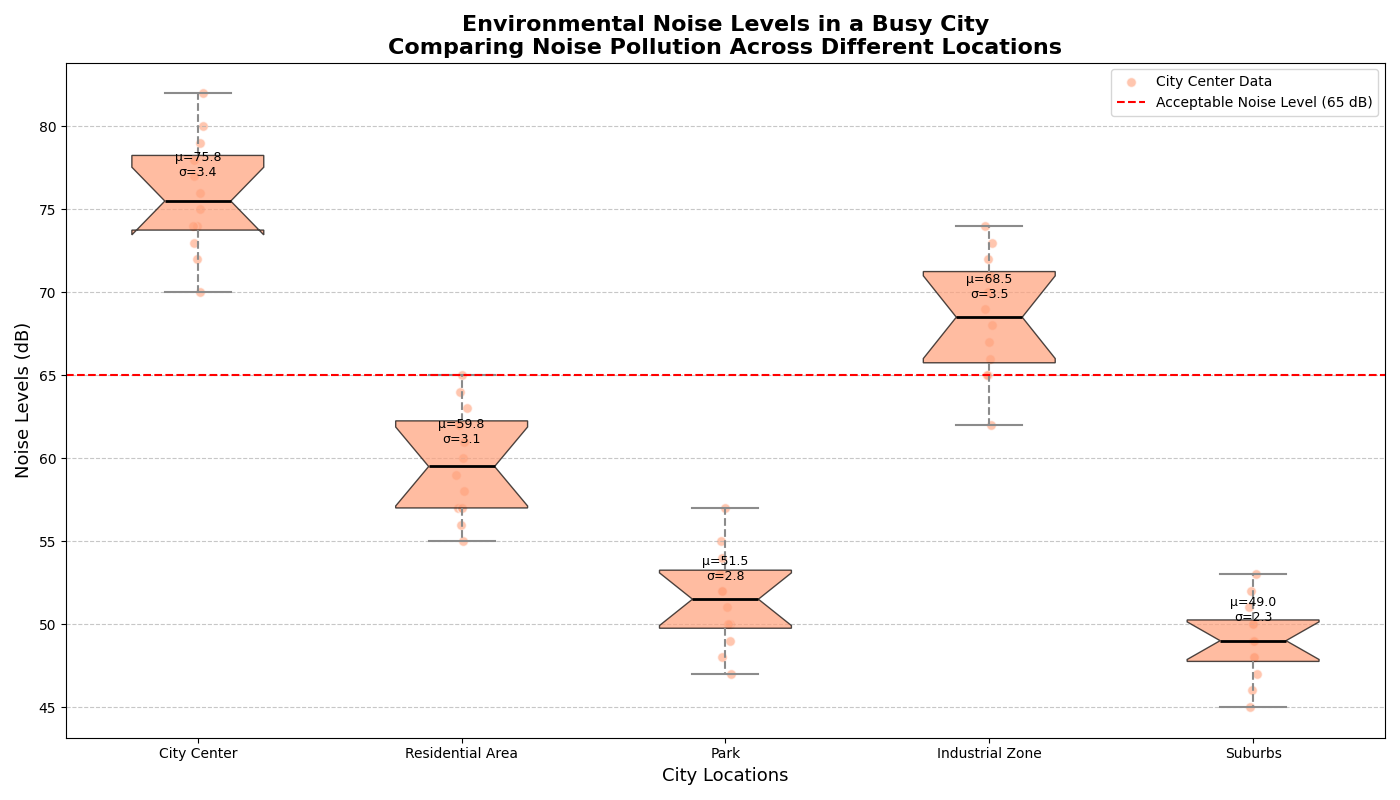

This figure's Python source:
import matplotlib.pyplot as plt
import numpy as np

locations = ['City Center', 'Residential Area', 'Park', 'Industrial Zone', 'Suburbs']

noise_data = [
    [70, 75, 80, 72, 74, 78, 77, 73, 76, 79, 82, 74],
    [55, 60, 58, 57, 59, 61, 62, 56, 63, 64, 65, 57],
    [50, 52, 48, 49, 53, 51, 54, 47, 55, 57, 50, 52],
    [65, 68, 70, 72, 67, 66, 69, 71, 73, 74, 62, 65],
    [45, 48, 50, 47, 49, 46, 51, 52, 50, 53, 49, 48],
]

fig, ax = plt.subplots(figsize=(14, 8))
box = ax.boxplot(noise_data, vert=True, patch_artist=True, labels=locations, notch=True, whis=1.5)

single_color = '#FFA07A'
for patch in box['boxes']:
    patch.set_facecolor(single_color)
    patch.set_alpha(0.7)

for whisker in box['whiskers']:
    whisker.set(color='#8B8B8B', linewidth=1.5, linestyle='--')
for cap in box['caps']:
    cap.set(color='#8B8B8B', linewidth=1.5)
for median in box['medians']:
    median.set(color='black', linewidth=2)

for i, data in enumerate(noise_data, 1):
    y = data
    x = np.full_like(y, i, dtype=float) + 0.04 * (np.random.rand(len(y)) - 0.5)
    ax.scatter(x, y, alpha=0.6, color=single_color, edgecolors='w', s=50, label=f'{locations[i - 1]} Data' if i == 1 else "")

means = [np.mean(scores) for scores in noise_data]
std_devs = [np.std(scores) for scores in noise_data]
for i, (mean, std_dev) in enumerate(zip(means, std_devs)):
    ax.text(i + 1, mean + 1, f"μ={mean:.1f}\nσ={std_dev:.1f}", ha='center', va='bottom', fontsize=9, color='black')

ax.set_title("Environmental Noise Levels in a Busy City\nComparing Noise Pollution Across Different Locations", fontsize=16, fontweight='bold')
ax.set_xlabel("City Locations", fontsize=13)
ax.set_ylabel("Noise Levels (dB)", fontsize=13)
ax.yaxis.grid(True, linestyle='--', alpha=0.7)

acceptable_noise_level = 65
ax.axhline(acceptable_noise_level, color='r', linestyle='--', linewidth=1.5, label='Acceptable Noise Level (65 dB)')

ax.legend(loc='upper right', fontsize=10)

plt.tight_layout()
plt.show()
